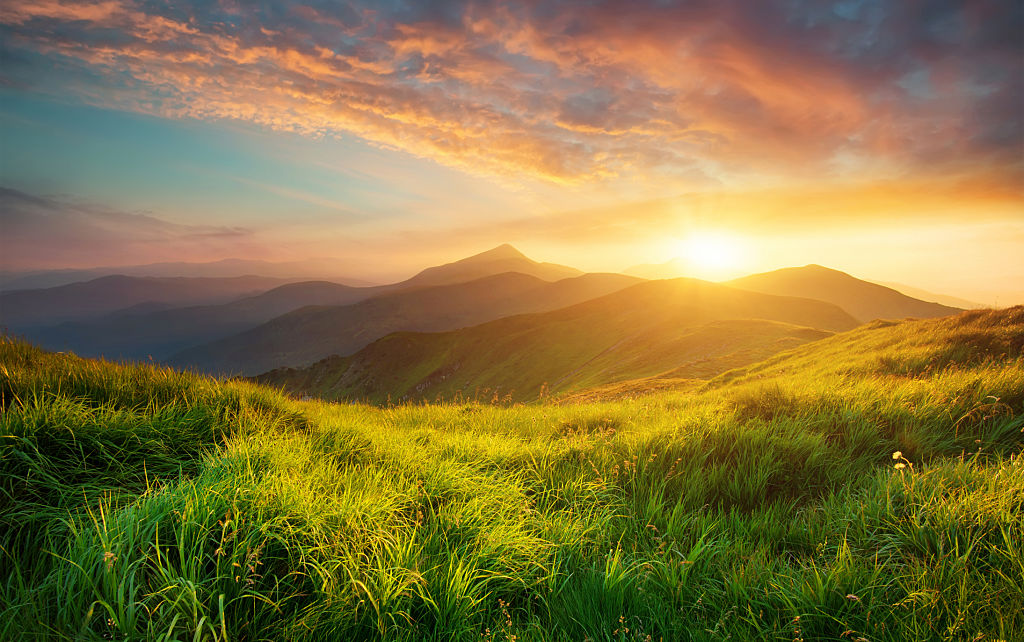
#> input picture Image Manupulation/picture.jpg, 1024 x 642 px, found by its file name
$ python 'Image Filter.py'
#> lines starting #> are read from the running program, lines starting #| are printed output that depends on the picture
from PIL import Image, ImageFilter

#Image Import
image = Image.open('Image Manupulation/picture.jpg')
#> image is the input picture: PIL image 1024x642 RGB; mean R, G, B 134.4, 117.5, 66

#Basic Filters
image_blur = image.filter(ImageFilter.BLUR)
image_contour = image.filter(ImageFilter.CONTOUR)
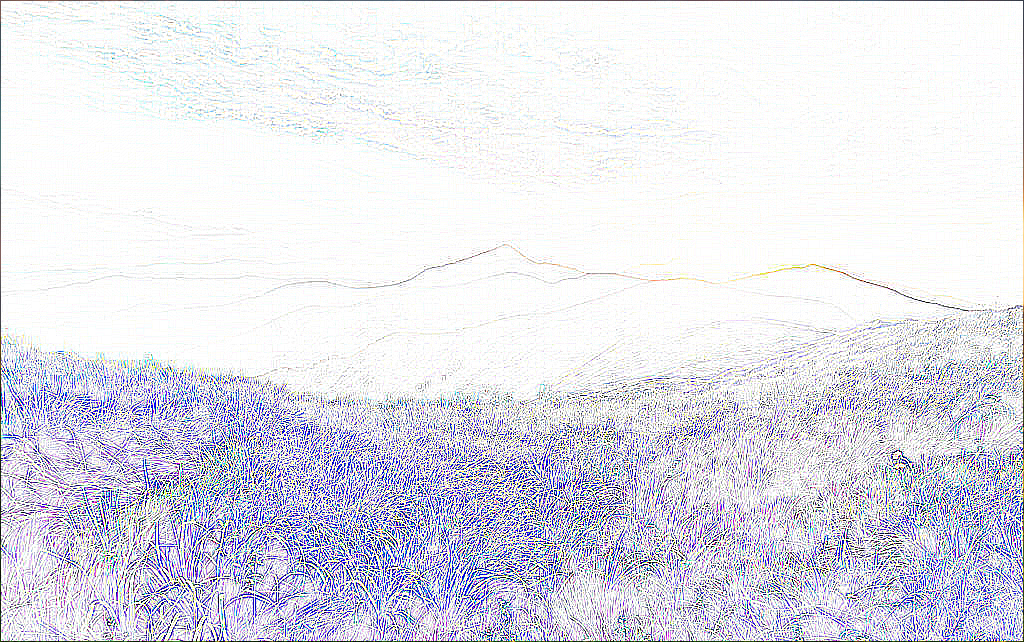
#> image_contour: PIL image 1024x642 RGB; mean R, G, B 224.6, 224.7, 233.1
image_detail = image.filter(ImageFilter.DETAIL)
image_edge = image.filter(ImageFilter.EDGE_ENHANCE)
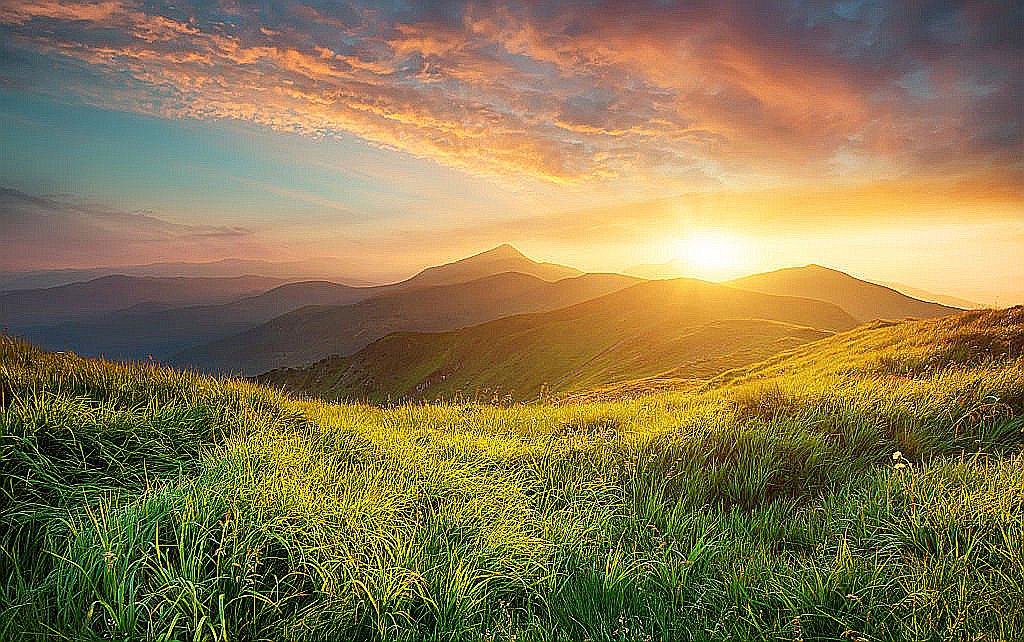
#> image_edge: PIL image 1024x642 RGB; mean R, G, B 137.6, 120.8, 74.3
image_edge_moer = image.filter(ImageFilter.EDGE_ENHANCE_MORE)
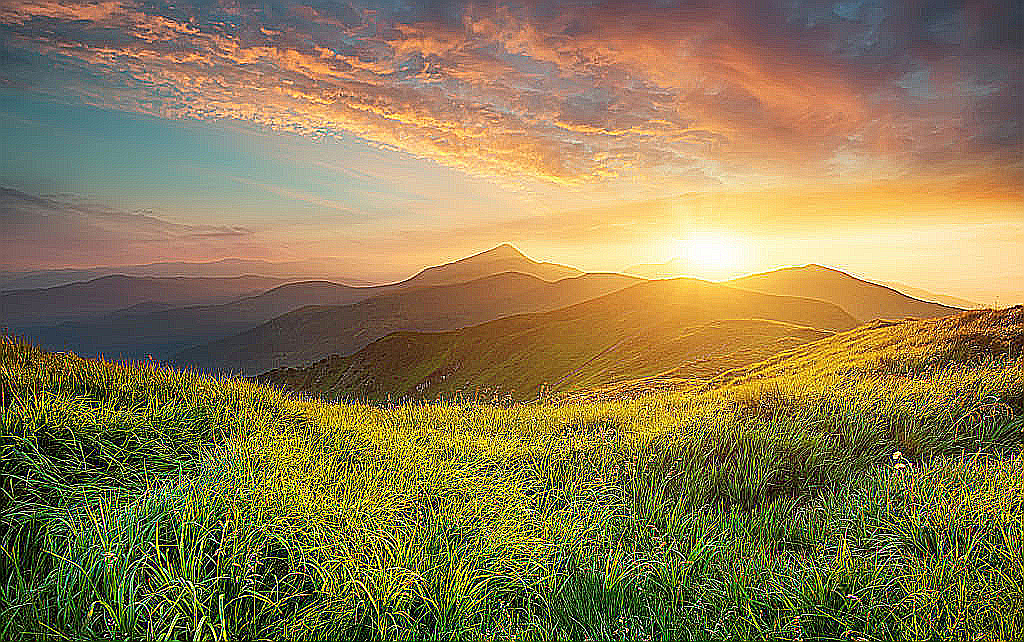
#> image_edge_moer: PIL image 1024x642 RGB; mean R, G, B 139.8, 123.6, 81.5
image_fild_edges = image.filter(ImageFilter.FIND_EDGES)
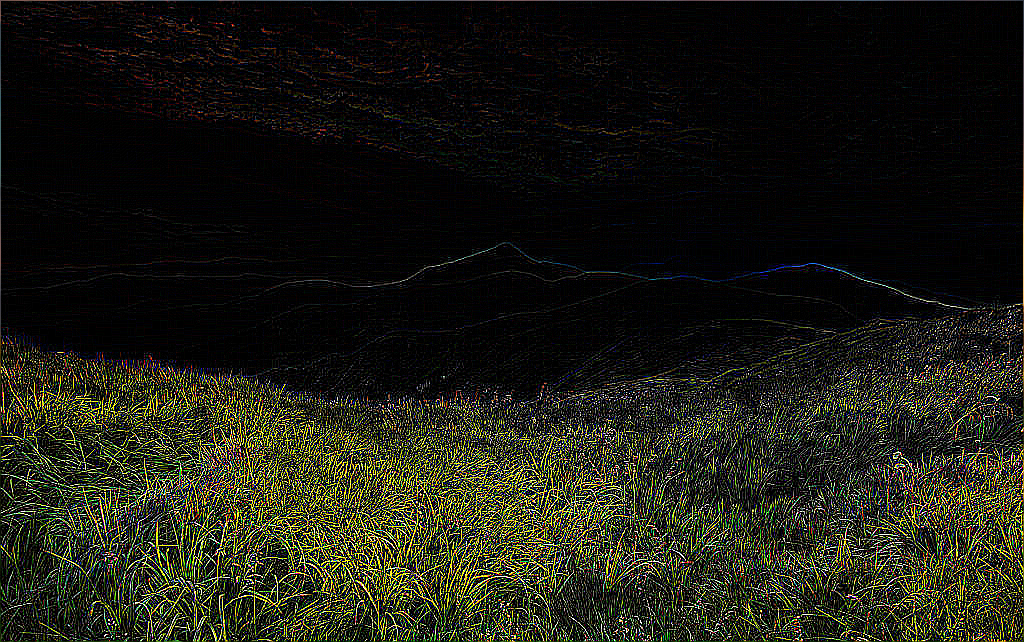
#> image_fild_edges: PIL image 1024x642 RGB; mean R, G, B 28.5, 29.1, 20.2
image_emboss = image.filter(ImageFilter.EMBOSS)
image_sharp = image.filter(ImageFilter.SHARPEN)
image_smooth = image.filter(ImageFilter.SMOOTH)
image_smooth_more = image.filter(ImageFilter.SMOOTH_MORE)

# Rank Filter:
image_filtered_min = image.filter(ImageFilter.MinFilter(size=15))
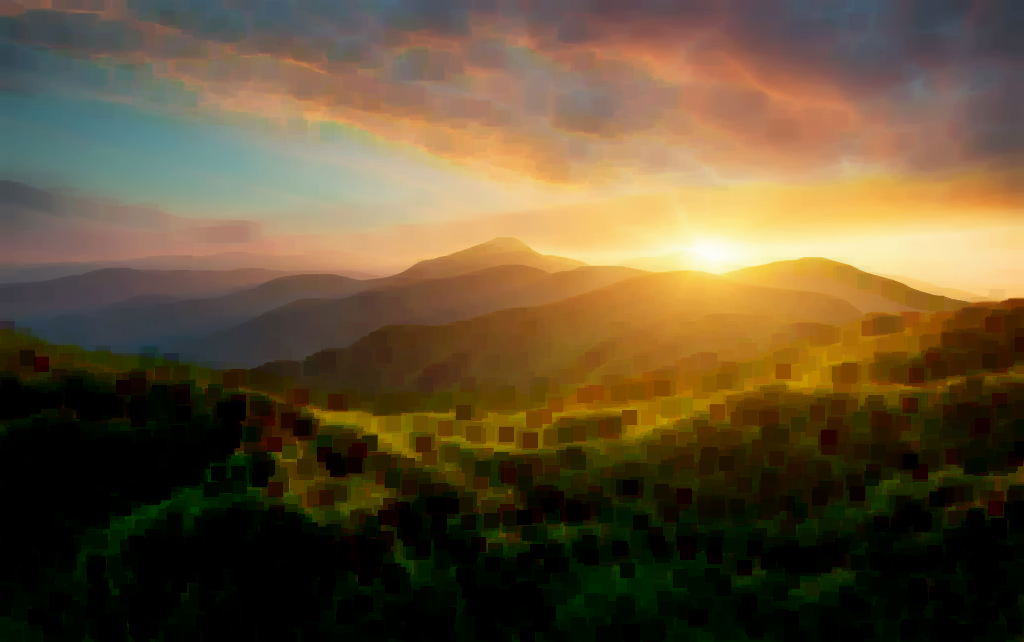
#> image_filtered_min: PIL image 1024x642 RGB; mean R, G, B 99.3, 81.6, 53
image_filtered_mediun = image.filter(ImageFilter.MedianFilter(size=5))
image_filtered_max = image.filter(ImageFilter.MaxFilter(size=15))
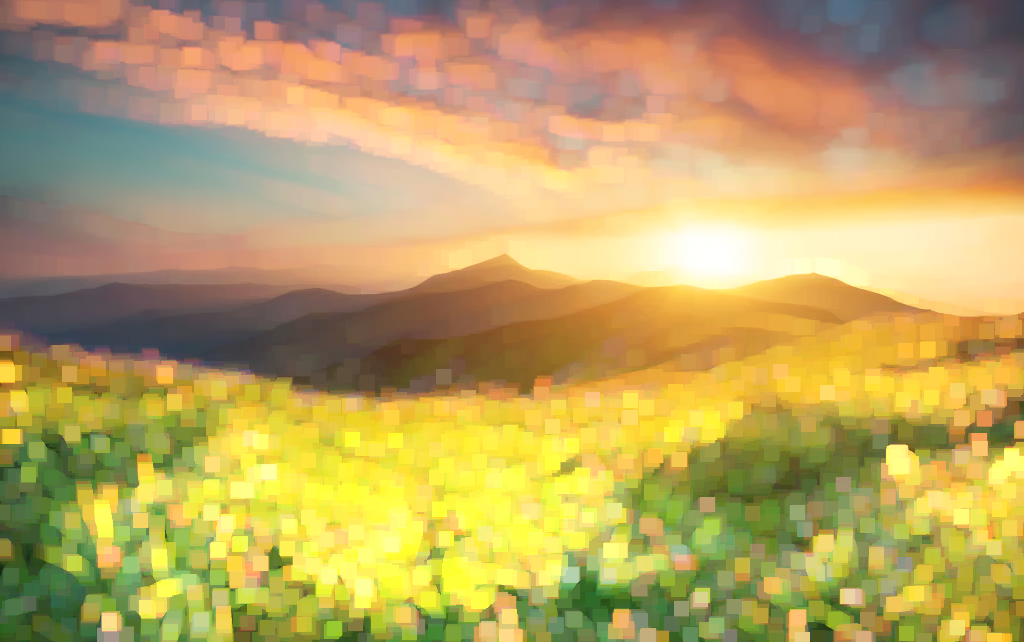
#> image_filtered_max: PIL image 1024x642 RGB; mean R, G, B 187, 163.2, 97.6


# Multiband
image_boxblur = image.filter(ImageFilter.BoxBlur(radius = 3))
image_gaussblur = image.filter(ImageFilter.GaussianBlur(radius=5))
image_unsharp = image.filter(ImageFilter.UnsharpMask(radius=5))


# Combined Filters
image_emboss = image.filter(ImageFilter.EMBOSS)
image_emboss_blur = image_emboss.filter(ImageFilter.GaussianBlur(radius=2))
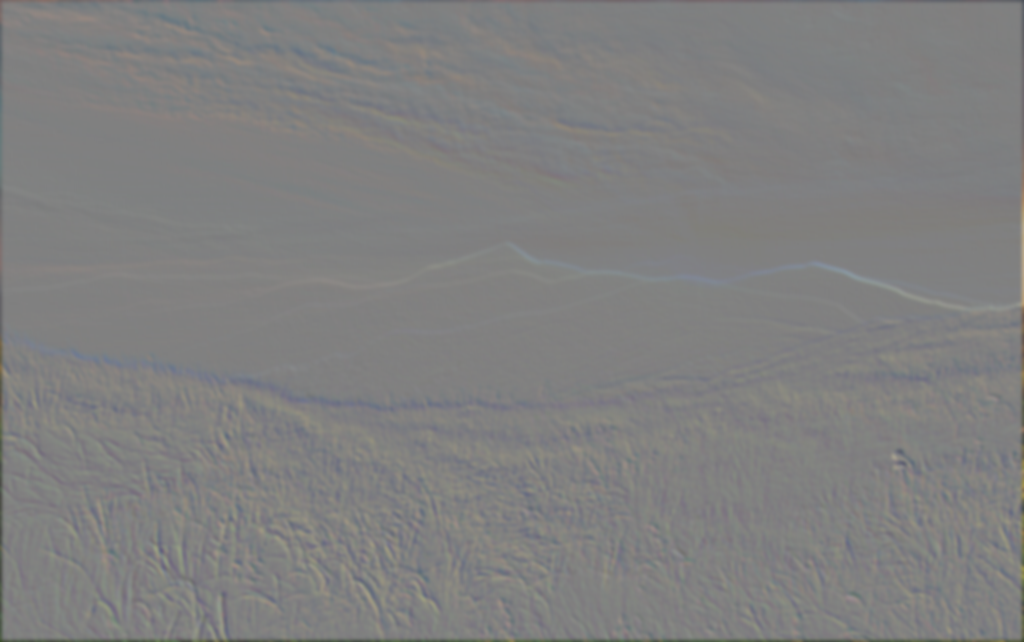
#> image_emboss_blur: PIL image 1024x642 RGB; mean R, G, B 127.8, 127.8, 127.7

# Seeing the filtered Image
image_emboss_blur.show()
